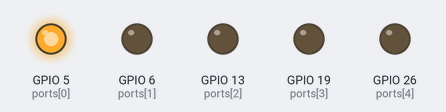
A program run on a simulated Raspberry Pi (BCM pin numbers). On the bench: output pins drawn as LEDs (lit = HIGH).

Above: at 0.05 s.
At 0.65 s:
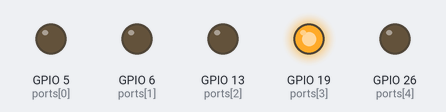
At 1.25 s:
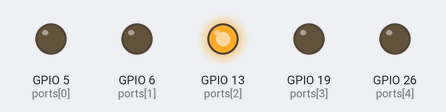
At 1.85 s:
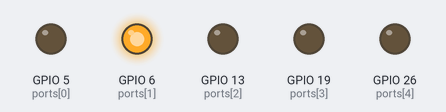
At 2.5 s:
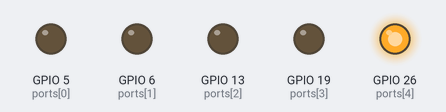
Timing chart, 0 to 3.0 s (numbered marks = the images above):
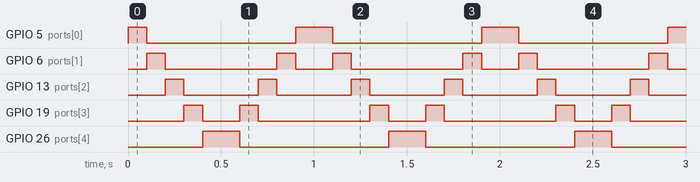

Measured:
- by itself, GPIO 5 (ports[0]), GPIO 26 (ports[4]): alternates HIGH for 0.20 s and LOW for 0.80 s
- by itself, GPIO 6 (ports[1]): repeats every 1.0 s: LOW 0.60 s, HIGH 0.10 s, LOW 0.20 s, HIGH 0.10 s
- by itself, GPIO 13 (ports[2]): alternates HIGH for 0.10 s and LOW for 0.40 s
- by itself, GPIO 19 (ports[3]): repeats every 1.0 s: LOW 0.20 s, HIGH 0.10 s, LOW 0.60 s, HIGH 0.10 s

The program:

led5.py
```python
#5つのLEDを光らせるプログラム
#GPIOなどの必要なモジュールを宣言
import RPi.GPIO as GPIO
import time, sys

#GPIOの初期化
GPIO.setmode(GPIO.BCM) #BCMモードに設定
#各ポートをOUTに設定
ports = [5,6,13,19,26];
for i in ports:
    GPIO.setup(i, GPIO.OUT)
    GPIO.output(i, GPIO.HIGH)

#特定箇所のポートだけを光らせる
def led_on(no):
    for i, port in enumerate(ports):
        if no == i:
            v = GPIO.HIGH
        else:
            v = GPIO.LOW
        GPIO.output(port, v)

#ずっと繰り返す
while True:
    try:
        for i in range(0, 5):
            led_on(i)
            time.sleep(0.1) #1秒待つ
        for i in range(4, -1, -1):
            led_on(i)
            time.sleep(0.1) #1秒待つ
    except KeyboardInterrupt:
        # Ctrl+Cが押されたとき
        GPIO.cleanup()
        sys.exit()
        
```
